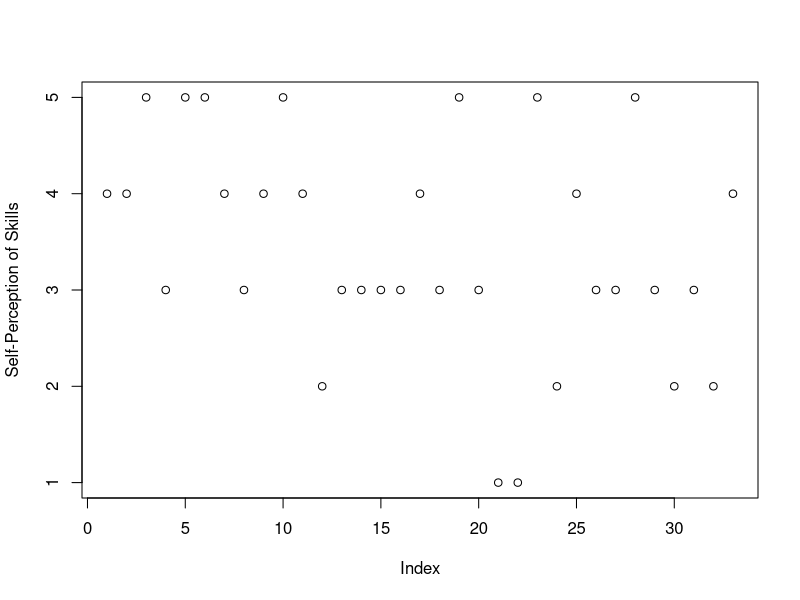
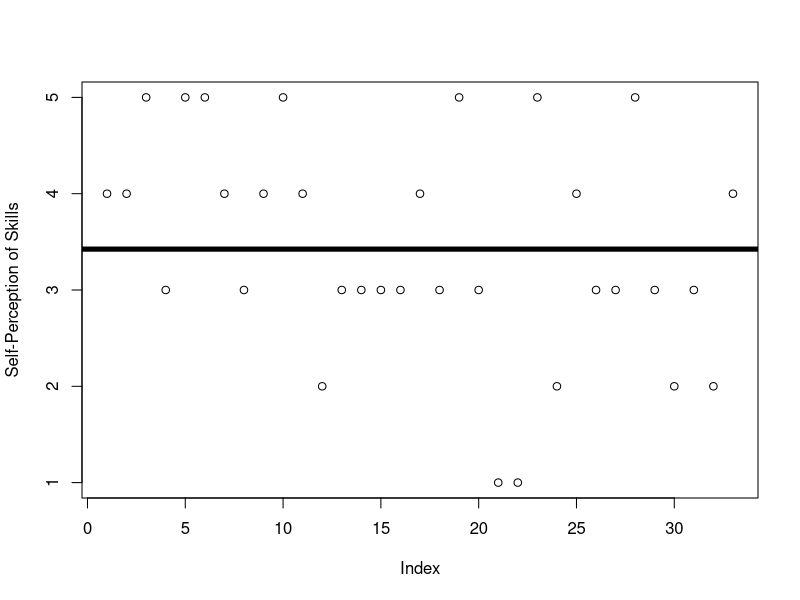
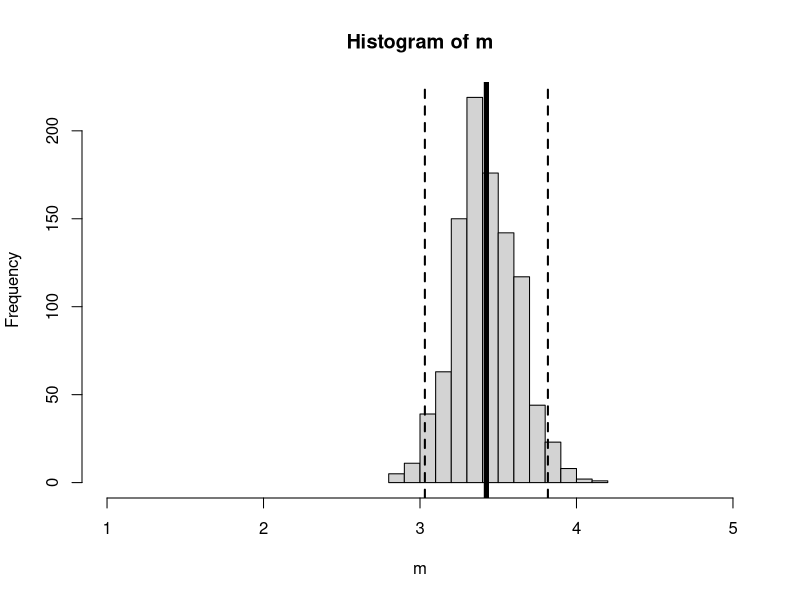

Source code (R) for these figures, in order:
## ---- chunk 1
#| include: false
d <- read.csv("../datasets/Grad Onboard 2025/grad_onboard_SP25.csv",
                           stringsAsFactors = T)
## ---- chunk 2
plot(d$self.skills, 
     ylab = "Self-Perception of Skills",
     xlab = "Index") 
abline(h = mean(d$self.skills, na.rm = T), lwd = 0)
## ---- chunk 3
plot(d$self.skills, 
     ylab = "Self-Perception of Skills",
     xlab = "Index") 
abline(h = mean(d$self.skills, na.rm = T), lwd = 5)
## ---- chunk 4
## quantifying errors (residuals)
residuals <- d$self.skills - mean(d$self.skills, na.rm = T)
SST <- sum(residuals^2)
SST

SST/length(residuals) # average of squared residuals (variance)
sqrt(SST/length(residuals)) # average of residuals, unsquared (standard deviation)

sd(d$self.skills) # slightly higher
sqrt(SST/(length(residuals)-1)) # the 'real' equation; n-1 to inflate our estimate / adjust for small samples.
## ---- chunk 5
m <- array()
for(i in c(1:1000)){
 nd <- d[sample(1:nrow(d), nrow(d), replace = T),] # a new sample
 m[i] <- mean(nd$self.skills, na.rm = T)
}
mean(d$self.skills, na.rm = T)
mean(m) # similar!

sum(m > 2.5) # all of them (100% greater than the midpoint of the scale.)

sd(m) # sampling error!

hist(m, xlim = c(1,5)) # our distribution of sampling estimates 
abline(v = c(mean(d$self.skills),
             mean(d$self.skills) + 1.96 * sd(m),
             mean(d$self.skills) - 1.96 * sd(m)),
       lwd = c(5,2,2), # two line widths
       lty = c(1,2,2)) # two line types
## ---- chunk 6
lm(self.skills ~ 1, data = d) # predicting self.skills from a constant (1), using the datset = d
mod0 <- lm(self.skills ~ 1, data = d) # saving this as a model object
coef(mod0) # looking at the coefficients
mod0$residuals # finding the residuals
## ---- chunk 7
names(d) # what variable might predict self.skills?

## ---- chunk 8

## ---- chunk 9

## ---- chunk 10

## ---- chunk 11

## ---- chunk 12

## ---- chunk 13

## ---- chunk 14

